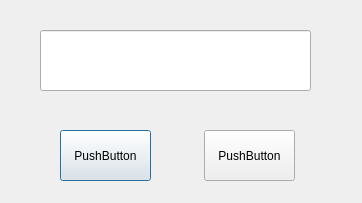
<?xml version="1.0" encoding="UTF-8"?>
<ui version="4.0">
 <class>ShowResultPage</class>
 <widget class="QDialog" name="ShowResultPage">
  <property name="geometry">
   <rect>
    <x>0</x>
    <y>0</y>
    <width>362</width>
    <height>203</height>
   </rect>
  </property>
  <property name="windowTitle">
   <string>Dialog</string>
  </property>
  <widget class="QLineEdit" name="resultLineEdit">
   <property name="geometry">
    <rect>
     <x>40</x>
     <y>30</y>
     <width>271</width>
     <height>61</height>
    </rect>
   </property>
   <property name="alignment">
    <set>Qt::AlignCenter</set>
   </property>
  </widget>
  <widget class="QPushButton" name="commitPushButton">
   <property name="geometry">
    <rect>
     <x>60</x>
     <y>130</y>
     <width>91</width>
     <height>51</height>
    </rect>
   </property>
   <property name="text">
    <string>PushButton</string>
   </property>
  </widget>
  <widget class="QPushButton" name="cancelPushButton">
   <property name="geometry">
    <rect>
     <x>204</x>
     <y>130</y>
     <width>91</width>
     <height>51</height>
    </rect>
   </property>
   <property name="text">
    <string>PushButton</string>
   </property>
  </widget>
 </widget>
 <resources/>
 <connections/>
</ui>
